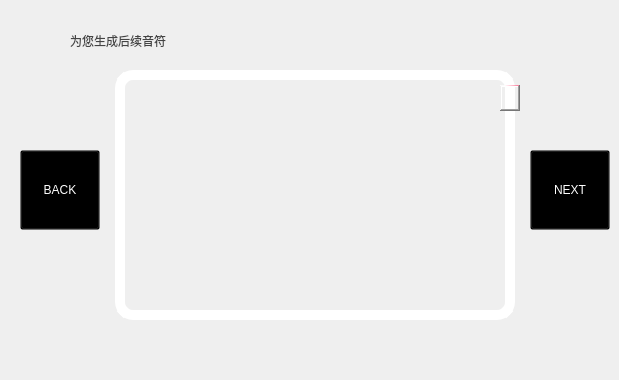
   <widget class="QWidget" name="page_2">
    <property name="styleSheet">
     <string notr="true">#page_2{
background-color: qradialgradient(spread:pad, cx:0.5, cy:0.5, radius:0.537, fx:0.5, fy:0.494, stop:0.253731 rgba(255, 111, 157, 255), stop:1 rgba(255, 255, 255, 255));
border-left:1px solid lightgray;
border-right:1px solid lightgray;
border-bottom:1px solid lightgray;
border-bottom-left-radius: 20px;
border-bottom-right-radius: 20px;}</string>
    </property>
    <widget class="QLabel" name="label_2">
     <property name="geometry">
      <rect>
       <x>70</x>
       <y>20</y>
       <width>151</width>
       <height>41</height>
      </rect>
     </property>
     <property name="styleSheet">
      <string notr="true">color: rgb(67, 67, 67);
font: 11pt &quot;华光淡古印_CNKI&quot;;</string>
     </property>
     <property name="text">
      <string>为您生成后续音符</string>
     </property>
    </widget>
    <widget class="QTextBrowser" name="ShowNotes">
     <property name="geometry">
      <rect>
       <x>115</x>
       <y>70</y>
       <width>400</width>
       <height>250</height>
      </rect>
     </property>
     <property name="cursor" stdset="0">
      <cursorShape>IBeamCursor</cursorShape>
     </property>
     <property name="styleSheet">
      <string notr="true">background-color:TRANSPARENT;
border: 10px solid  rgb(255, 255, 255);
border-radius:18px;</string>
     </property>
    </widget>
    <widget class="QScrollBar" name="ScrollBar_2">
     <property name="geometry">
      <rect>
       <x>500</x>
       <y>70</y>
       <width>20</width>
       <height>250</height>
      </rect>
     </property>
     <property name="baseSize">
      <size>
       <width>2</width>
       <height>0</height>
      </size>
     </property>
     <property name="styleSheet">
      <string notr="true">
#ScrollBar_2:vertical{background-color:transparent;width:30px;height:255px;padding-top:15px;padding-bottom:15px;}   

#ScrollBar_2::add-page:vertical{background-color:transparent;}       
#ScrollBar_2::sub-page:vertical{
	
	background-color: qlineargradient(spread:reflect, x1:0.0198706, y1:0, x2:0.955, y2:0.523, stop:0.402985 rgba(255, 255, 255, 195), stop:1 rgba(255, 85, 127, 195));
border-radius:10px;}



#ScrollBar_2::handle:vertical{
image: url(:/pic/resource/pixel-heart.png);
}


#ScrollBar_2::sub-line:vertical{background:none;}

#ScrollBar_2::add-line:vertical{background:none;}

</string>
     </property>
     <property name="orientation">
      <enum>Qt::Vertical</enum>
     </property>
    </widget>
    <widget class="QPushButton" name="back_2">
     <property name="geometry">
      <rect>
       <x>20</x>
       <y>150</y>
       <width>80</width>
       <height>80</height>
      </rect>
     </property>
     <property name="cursor">
      <cursorShape>PointingHandCursor</cursorShape>
     </property>
     <property name="styleSheet">
      <string notr="true">image: url(:/pic/resource/dog-bone.png);
background-color: transparent;
font: 15pt &quot;HGDY_CNKI&quot;;
color: rgb(255, 255, 255);</string>
     </property>
     <property name="text">
      <string>BACK</string>
     </property>
     <property name="checkable">
      <bool>true</bool>
     </property>
     <property name="autoExclusive">
      <bool>true</bool>
     </property>
    </widget>
    <widget class="QPushButton" name="next_2">
     <property name="geometry">
      <rect>
       <x>530</x>
       <y>150</y>
       <width>80</width>
       <height>80</height>
      </rect>
     </property>
     <property name="cursor">
      <cursorShape>PointingHandCursor</cursorShape>
     </property>
     <property name="styleSheet">
      <string notr="true">image: url(:/pic/resource/dog-bone.png);
background-color: transparent;
font: 15pt &quot;HGDY_CNKI&quot;;
color: rgb(255, 255, 255);</string>
     </property>
     <property name="text">
      <string>NEXT</string>
     </property>
     <property name="checkable">
      <bool>true</bool>
     </property>
     <property name="autoExclusive">
      <bool>true</bool>
     </property>
    </widget>
    <widget class="QLabel" name="label_4">
     <property name="geometry">
      <rect>
       <x>530</x>
       <y>320</y>
       <width>71</width>
       <height>51</height>
      </rect>
     </property>
     <property name="styleSheet">
      <string notr="true">image: url(:/pic/resource/19440-200.png);</string>
     </property>
     <property name="text">
      <string/>
     </property>
    </widget>
   </widget>
